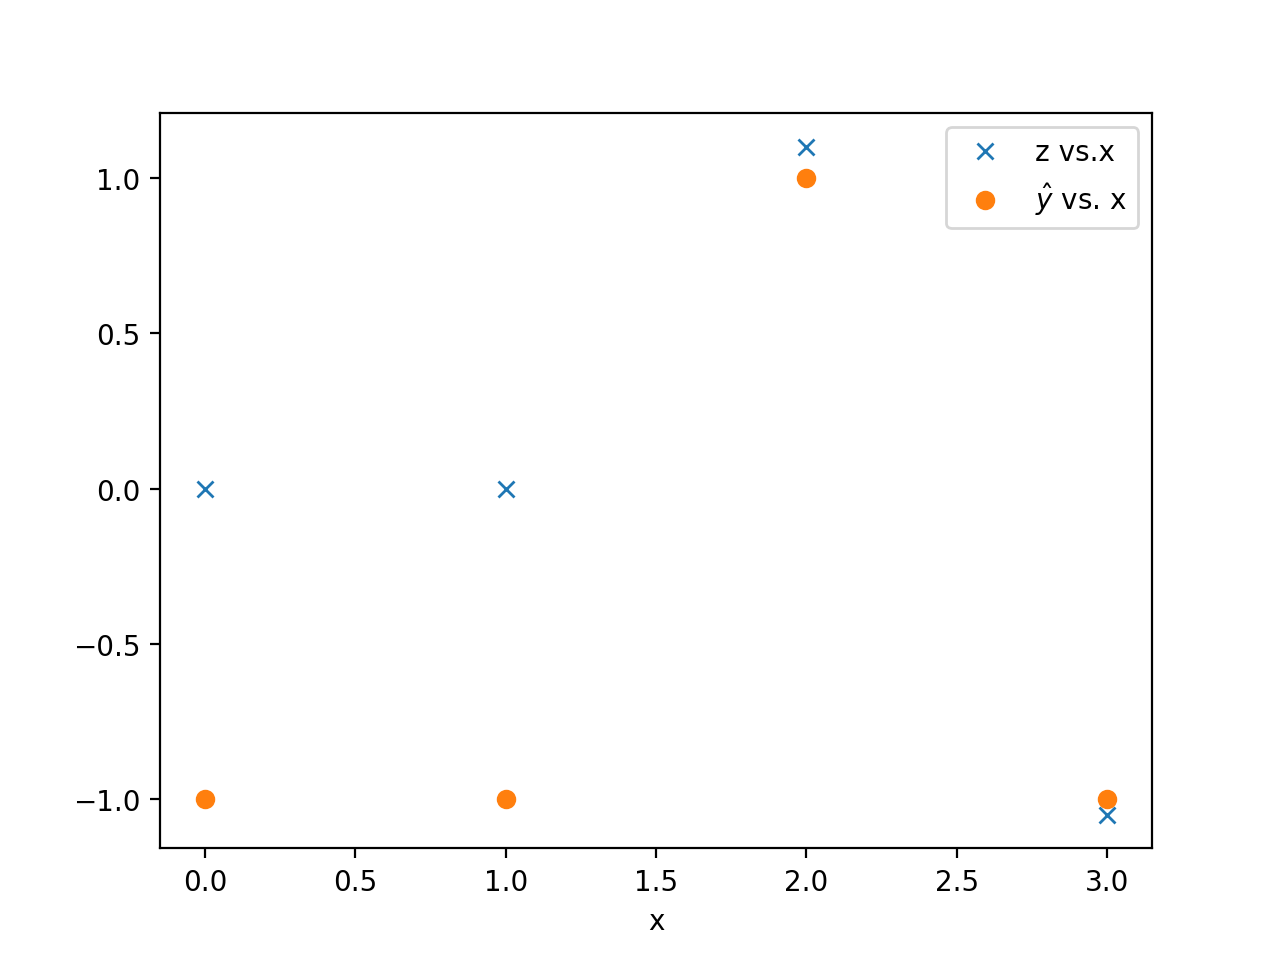

Python code for this plot:
# -*- coding: utf-8 -*-
"""
Created on Sun Mar 31 18:14:02 2019

@author: LingfengZhao
"""

import numpy as np
from matplotlib import pyplot as plt

gamma = 3 
alpha = np.array([0 ,0 , 1, 1])

x = np.array([0, 1, 2, 3])
y = np.array([1, -1, 1, -1])

z = np.sum(alpha * y * np.exp(- gamma* (x -x[:,None])**2), axis =0)

y_hat = np.where(z > 0, 1, -1)

plt.figure(dpi=200)
plt.plot(x, z, 'x')
plt.plot(x, y_hat, 'o')
plt.legend(["z vs.x", "$\hat{y}$ vs. x"])
plt.xlabel('x')

plt.show()
